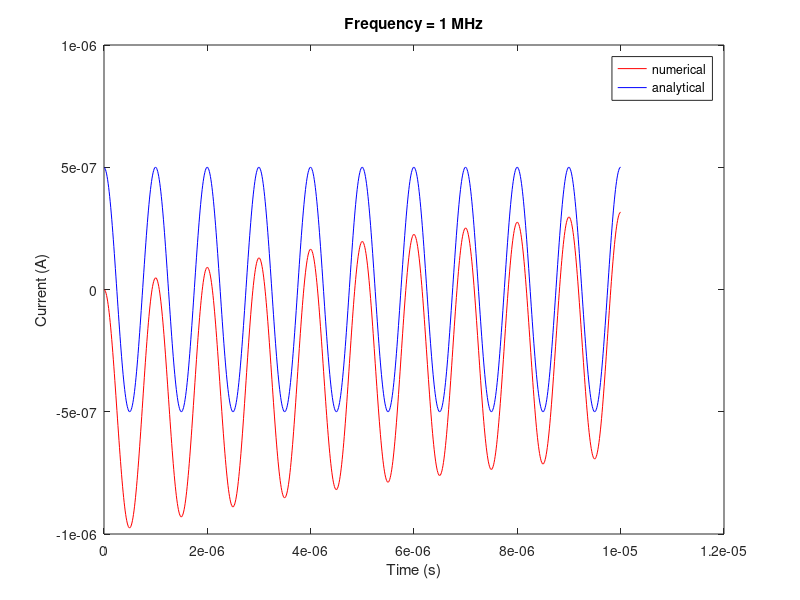

MATLAB code for this plot:
%% HW_13-2 RC filter
clear;
clc;


% define some constants

R = 2e6; % Ohm
C = 5e-12; % F
freq = 1e6; % Hz
delta_t = 1/freq/100; % 0.01 of a period

% The system matrix

% Numerical sol

A = zeros(5,5);
A(1,:) = [0 0 0 1 0];
A(2,:) = [0 1 0 -C/delta_t C/delta_t];
A(3,:) = [0 0 1 0 -1/R];
A(4,:) = [1 1 0 0 0];
A(5,:) = [0 -1 1 0 0];

b = zeros(5,1);
solution = [0 0 0 1 0]';

N = 1000;

for ii = 1:N
    t = ii*delta_t;
    solution_old = solution;
    b(1,1) = cos(2*pi*freq*t);
    b(2,1) = -C/delta_t*(solution_old(4,1) - solution_old(5,1));
    solution = A \ b;
    time(ii,1) = t;
    solution_num(:,ii) = solution;
end

% Analytic sol

w = 2*pi*freq;
I_anal = zeros(N,1);
for ii = 1:N
    I_anal(ii,1) = (w^2*R*C^2)*cos(w*time(ii,1))/(1 + (w*R*C)^2) - w*C*sin(w*time(ii,1))/(1 + (w*R*C)^2);
end

    



figure
plot(time,solution_num(3,:),'r',time,I_anal,'b')
xlabel('Time (s)')
ylabel('Current (A)')
legend('numerical','analytical')
title('Frequency = 1 MHz')
